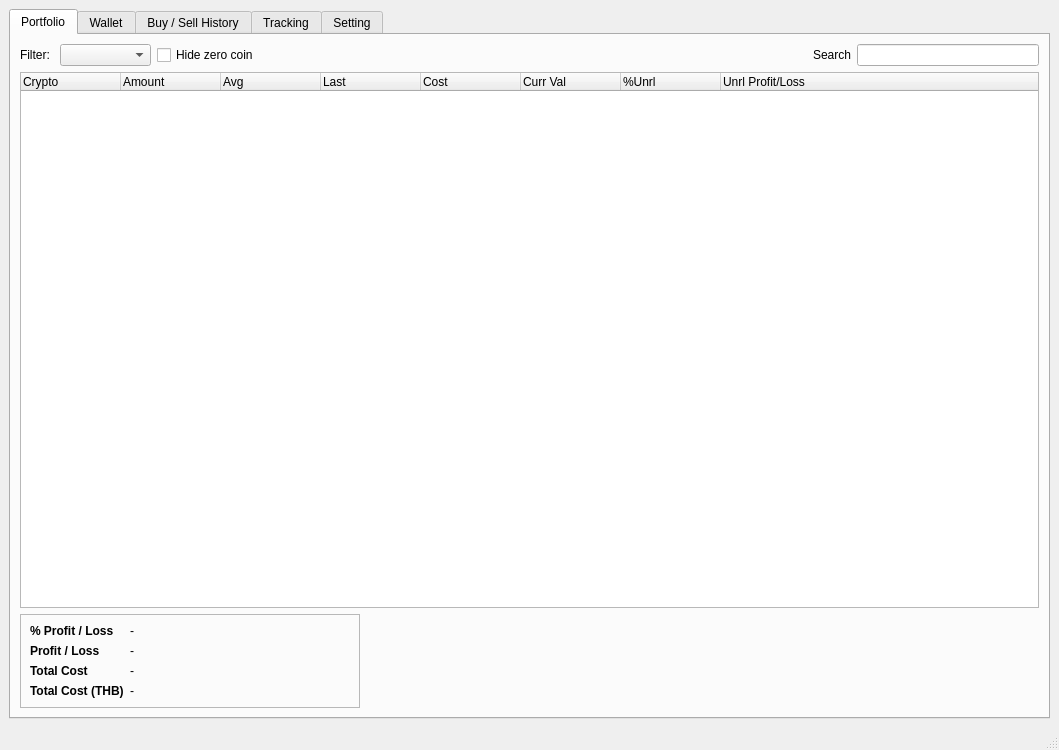
<?xml version="1.0" encoding="UTF-8"?>
<ui version="4.0">
 <class>CVCryptoTracker</class>
 <widget class="QMainWindow" name="CVCryptoTracker">
  <property name="geometry">
   <rect>
    <x>0</x>
    <y>0</y>
    <width>1059</width>
    <height>750</height>
   </rect>
  </property>
  <property name="windowTitle">
   <string>CV Crypto Tracker v.0.0.1</string>
  </property>
  <widget class="QWidget" name="centralwidget">
   <layout class="QVBoxLayout" name="verticalLayout_4">
    <item>
     <widget class="QTabWidget" name="tabWidget">
      <property name="currentIndex">
       <number>0</number>
      </property>
      <widget class="QWidget" name="portfolio_tab">
       <attribute name="title">
        <string>Portfolio</string>
       </attribute>
       <layout class="QVBoxLayout" name="verticalLayout_6">
        <item>
         <layout class="QHBoxLayout" name="filter_hlayout_5" stretch="0,1,0,6,0,2">
          <item>
           <widget class="QLabel" name="filter_label_5">
            <property name="text">
             <string>Filter: </string>
            </property>
           </widget>
          </item>
          <item>
           <widget class="QComboBox" name="crypto_filter_comboBox"/>
          </item>
          <item>
           <widget class="QCheckBox" name="active_checkBox">
            <property name="text">
             <string>Hide zero coin</string>
            </property>
           </widget>
          </item>
          <item>
           <spacer name="horizontalSpacer_8">
            <property name="orientation">
             <enum>Qt::Horizontal</enum>
            </property>
            <property name="sizeHint" stdset="0">
             <size>
              <width>40</width>
              <height>20</height>
             </size>
            </property>
           </spacer>
          </item>
          <item>
           <widget class="QLabel" name="label_12">
            <property name="text">
             <string>Search</string>
            </property>
           </widget>
          </item>
          <item>
           <widget class="QLineEdit" name="text_search_lineEdit"/>
          </item>
         </layout>
        </item>
        <item>
         <widget class="QTreeWidget" name="portfolio_treeWidget">
          <column>
           <property name="text">
            <string>Crypto</string>
           </property>
          </column>
          <column>
           <property name="text">
            <string>Amount</string>
           </property>
          </column>
          <column>
           <property name="text">
            <string>Avg</string>
           </property>
          </column>
          <column>
           <property name="text">
            <string>Last</string>
           </property>
          </column>
          <column>
           <property name="text">
            <string>Cost</string>
           </property>
          </column>
          <column>
           <property name="text">
            <string>Curr Val</string>
           </property>
          </column>
          <column>
           <property name="text">
            <string>%Unrl</string>
           </property>
          </column>
          <column>
           <property name="text">
            <string>Unrl Profit/Loss</string>
           </property>
          </column>
         </widget>
        </item>
        <item>
         <layout class="QHBoxLayout" name="summary_layout" stretch="1,2">
          <item>
           <widget class="QFrame" name="summary_frame">
            <property name="frameShape">
             <enum>QFrame::StyledPanel</enum>
            </property>
            <property name="frameShadow">
             <enum>QFrame::Sunken</enum>
            </property>
            <layout class="QVBoxLayout" name="frame_layout">
             <item>
              <layout class="QGridLayout" name="detail_gridlayout" columnstretch="1,4">
               <item row="0" column="0">
                <widget class="QLabel" name="title1_label">
                 <property name="font">
                  <font>
                   <weight>75</weight>
                   <bold>true</bold>
                  </font>
                 </property>
                 <property name="text">
                  <string>% Profit / Loss</string>
                 </property>
                </widget>
               </item>
               <item row="1" column="1">
                <widget class="QLabel" name="value2_label">
                 <property name="text">
                  <string>-</string>
                 </property>
                </widget>
               </item>
               <item row="1" column="0">
                <widget class="QLabel" name="title2_label">
                 <property name="font">
                  <font>
                   <weight>75</weight>
                   <bold>true</bold>
                  </font>
                 </property>
                 <property name="text">
                  <string>Profit / Loss</string>
                 </property>
                </widget>
               </item>
               <item row="2" column="0">
                <widget class="QLabel" name="title3_label">
                 <property name="font">
                  <font>
                   <weight>75</weight>
                   <bold>true</bold>
                  </font>
                 </property>
                 <property name="text">
                  <string>Total Cost</string>
                 </property>
                </widget>
               </item>
               <item row="0" column="1">
                <widget class="QLabel" name="value1_label">
                 <property name="text">
                  <string>-</string>
                 </property>
                </widget>
               </item>
               <item row="3" column="0">
                <widget class="QLabel" name="title4_label">
                 <property name="font">
                  <font>
                   <weight>75</weight>
                   <bold>true</bold>
                  </font>
                 </property>
                 <property name="text">
                  <string>Total Cost (THB)</string>
                 </property>
                </widget>
               </item>
               <item row="2" column="1">
                <widget class="QLabel" name="value3_label">
                 <property name="text">
                  <string>-</string>
                 </property>
                </widget>
               </item>
               <item row="3" column="1">
                <widget class="QLabel" name="value4_label">
                 <property name="text">
                  <string>-</string>
                 </property>
                </widget>
               </item>
              </layout>
             </item>
            </layout>
           </widget>
          </item>
          <item>
           <spacer name="horizontalSpacer">
            <property name="orientation">
             <enum>Qt::Horizontal</enum>
            </property>
            <property name="sizeHint" stdset="0">
             <size>
              <width>40</width>
              <height>20</height>
             </size>
            </property>
           </spacer>
          </item>
         </layout>
        </item>
       </layout>
      </widget>
      <widget class="QWidget" name="wallet_tab">
       <attribute name="title">
        <string>Wallet</string>
       </attribute>
       <layout class="QVBoxLayout" name="verticalLayout_3">
        <item>
         <widget class="QTreeWidget" name="wallet_treeWidget">
          <column>
           <property name="text">
            <string notr="true">1</string>
           </property>
          </column>
         </widget>
        </item>
        <item>
         <widget class="QFrame" name="frame">
          <property name="frameShape">
           <enum>QFrame::StyledPanel</enum>
          </property>
          <property name="frameShadow">
           <enum>QFrame::Sunken</enum>
          </property>
          <layout class="QVBoxLayout" name="verticalLayout_2">
           <item>
            <layout class="QHBoxLayout" name="channel_hlayout" stretch="1,1,1,10">
             <item>
              <widget class="QLabel" name="channel_label">
               <property name="text">
                <string>Channel</string>
               </property>
              </widget>
             </item>
             <item>
              <widget class="QRadioButton" name="p2p_radioButton">
               <property name="text">
                <string>P2P</string>
               </property>
               <property name="checked">
                <bool>true</bool>
               </property>
              </widget>
             </item>
             <item>
              <widget class="QRadioButton" name="visa_radioButton">
               <property name="text">
                <string>Visa</string>
               </property>
              </widget>
             </item>
             <item>
              <spacer name="horizontalSpacer_2">
               <property name="orientation">
                <enum>Qt::Horizontal</enum>
               </property>
               <property name="sizeHint" stdset="0">
                <size>
                 <width>40</width>
                 <height>20</height>
                </size>
               </property>
              </spacer>
             </item>
            </layout>
           </item>
           <item>
            <widget class="Line" name="line">
             <property name="orientation">
              <enum>Qt::Horizontal</enum>
             </property>
            </widget>
           </item>
           <item>
            <layout class="QGridLayout" name="add_gridLayout" columnstretch="1,2,1,2,1,2,1,6">
             <item row="0" column="0">
              <widget class="QLabel" name="cur1_label">
               <property name="text">
                <string>THB : </string>
               </property>
               <property name="alignment">
                <set>Qt::AlignRight|Qt::AlignTrailing|Qt::AlignVCenter</set>
               </property>
              </widget>
             </item>
             <item row="0" column="2">
              <widget class="QLabel" name="cur2_label">
               <property name="text">
                <string>USDT : </string>
               </property>
               <property name="alignment">
                <set>Qt::AlignRight|Qt::AlignTrailing|Qt::AlignVCenter</set>
               </property>
              </widget>
             </item>
             <item row="0" column="4">
              <widget class="QLabel" name="rate_label">
               <property name="text">
                <string>Rate : </string>
               </property>
               <property name="alignment">
                <set>Qt::AlignRight|Qt::AlignTrailing|Qt::AlignVCenter</set>
               </property>
              </widget>
             </item>
             <item row="0" column="1">
              <widget class="QLineEdit" name="cur1_lineEdit"/>
             </item>
             <item row="0" column="3">
              <widget class="QLineEdit" name="cur2_lineEdit"/>
             </item>
             <item row="0" column="6">
              <widget class="QPushButton" name="add_pushButton">
               <property name="minimumSize">
                <size>
                 <width>0</width>
                 <height>30</height>
                </size>
               </property>
               <property name="maximumSize">
                <size>
                 <width>60</width>
                 <height>16777215</height>
                </size>
               </property>
               <property name="text">
                <string>Add</string>
               </property>
              </widget>
             </item>
             <item row="0" column="7">
              <spacer name="horizontalSpacer_4">
               <property name="orientation">
                <enum>Qt::Horizontal</enum>
               </property>
               <property name="sizeHint" stdset="0">
                <size>
                 <width>40</width>
                 <height>20</height>
                </size>
               </property>
              </spacer>
             </item>
             <item row="0" column="5">
              <widget class="QLineEdit" name="rate_lineEdit"/>
             </item>
            </layout>
           </item>
          </layout>
         </widget>
        </item>
       </layout>
      </widget>
      <widget class="QWidget" name="buy_sell_tab">
       <attribute name="title">
        <string>Buy / Sell History</string>
       </attribute>
       <layout class="QVBoxLayout" name="verticalLayout_8" stretch="6,1">
        <item>
         <widget class="QTreeWidget" name="history_treeWidget">
          <column>
           <property name="text">
            <string notr="true">1</string>
           </property>
          </column>
         </widget>
        </item>
        <item>
         <widget class="QFrame" name="frame_2">
          <property name="frameShape">
           <enum>QFrame::StyledPanel</enum>
          </property>
          <property name="frameShadow">
           <enum>QFrame::Sunken</enum>
          </property>
          <layout class="QVBoxLayout" name="verticalLayout">
           <item>
            <widget class="QTabWidget" name="history_tabWidget">
             <property name="currentIndex">
              <number>0</number>
             </property>
             <widget class="QWidget" name="buy_tab">
              <attribute name="title">
               <string>Buy</string>
              </attribute>
              <layout class="QVBoxLayout" name="verticalLayout_9">
               <item>
                <layout class="QHBoxLayout" name="horizontalLayout_2" stretch="1,2,1,2,1,2,1,6">
                 <item>
                  <widget class="QLabel" name="buy_label">
                   <property name="text">
                    <string>USDT: </string>
                   </property>
                  </widget>
                 </item>
                 <item>
                  <widget class="QLineEdit" name="buy1_lineEdit"/>
                 </item>
                 <item>
                  <widget class="QLabel" name="label_4">
                   <property name="text">
                    <string>Amount THB</string>
                   </property>
                  </widget>
                 </item>
                 <item>
                  <widget class="QLineEdit" name="buy2_lineEdit"/>
                 </item>
                 <item>
                  <widget class="QLabel" name="label_6">
                   <property name="text">
                    <string>Receive USDT</string>
                   </property>
                  </widget>
                 </item>
                 <item>
                  <widget class="QLineEdit" name="buy3_lineEdit"/>
                 </item>
                 <item>
                  <widget class="QPushButton" name="buy_pushButton">
                   <property name="text">
                    <string>Submit</string>
                   </property>
                  </widget>
                 </item>
                 <item>
                  <spacer name="horizontalSpacer_9">
                   <property name="orientation">
                    <enum>Qt::Horizontal</enum>
                   </property>
                   <property name="sizeHint" stdset="0">
                    <size>
                     <width>40</width>
                     <height>20</height>
                    </size>
                   </property>
                  </spacer>
                 </item>
                </layout>
               </item>
              </layout>
             </widget>
             <widget class="QWidget" name="sell_tab">
              <attribute name="title">
               <string>Sell</string>
              </attribute>
              <layout class="QVBoxLayout" name="verticalLayout_7">
               <item>
                <layout class="QHBoxLayout" name="sell_hLayout" stretch="1,2,1,2,1,2,1,2,1,6">
                 <item>
                  <widget class="QLabel" name="label_5">
                   <property name="text">
                    <string>Crypto</string>
                   </property>
                  </widget>
                 </item>
                 <item>
                  <widget class="QLineEdit" name="lineEdit_5"/>
                 </item>
                 <item>
                  <widget class="QLabel" name="label_7">
                   <property name="text">
                    <string>Amount</string>
                   </property>
                  </widget>
                 </item>
                 <item>
                  <widget class="QLineEdit" name="lineEdit_6"/>
                 </item>
                 <item>
                  <widget class="QLabel" name="label_8">
                   <property name="text">
                    <string>Price</string>
                   </property>
                  </widget>
                 </item>
                 <item>
                  <widget class="QLineEdit" name="lineEdit_7"/>
                 </item>
                 <item>
                  <widget class="QLabel" name="label_9">
                   <property name="text">
                    <string>USDT</string>
                   </property>
                  </widget>
                 </item>
                 <item>
                  <widget class="QLineEdit" name="lineEdit_8"/>
                 </item>
                 <item>
                  <widget class="QPushButton" name="sell_push">
                   <property name="text">
                    <string>Submit</string>
                   </property>
                  </widget>
                 </item>
                 <item>
                  <spacer name="horizontalSpacer_10">
                   <property name="orientation">
                    <enum>Qt::Horizontal</enum>
                   </property>
                   <property name="sizeHint" stdset="0">
                    <size>
                     <width>40</width>
                     <height>20</height>
                    </size>
                   </property>
                  </spacer>
                 </item>
                </layout>
               </item>
              </layout>
             </widget>
            </widget>
           </item>
          </layout>
         </widget>
        </item>
       </layout>
      </widget>
      <widget class="QWidget" name="tracking_tab">
       <attribute name="title">
        <string>Tracking</string>
       </attribute>
       <layout class="QVBoxLayout" name="verticalLayout_5">
        <item>
         <layout class="QHBoxLayout" name="filter_hlayout_3" stretch="0,1,6,0,2">
          <item>
           <widget class="QLabel" name="filter_label_3">
            <property name="text">
             <string>Filter: </string>
            </property>
           </widget>
          </item>
          <item>
           <widget class="QComboBox" name="filter_comboBox"/>
          </item>
          <item>
           <spacer name="horizontalSpacer_6">
            <property name="orientation">
             <enum>Qt::Horizontal</enum>
            </property>
            <property name="sizeHint" stdset="0">
             <size>
              <width>40</width>
              <height>20</height>
             </size>
            </property>
           </spacer>
          </item>
          <item>
           <widget class="QLabel" name="label_10">
            <property name="text">
             <string>Search</string>
            </property>
           </widget>
          </item>
          <item>
           <widget class="QLineEdit" name="search_lineEdit"/>
          </item>
         </layout>
        </item>
        <item>
         <widget class="QTreeWidget" name="track_treeWidget">
          <column>
           <property name="text">
            <string notr="true">1</string>
           </property>
          </column>
         </widget>
        </item>
       </layout>
      </widget>
      <widget class="QWidget" name="setting_tab">
       <attribute name="title">
        <string>Setting</string>
       </attribute>
      </widget>
     </widget>
    </item>
   </layout>
  </widget>
  <widget class="QMenuBar" name="menubar">
   <property name="geometry">
    <rect>
     <x>0</x>
     <y>0</y>
     <width>1059</width>
     <height>21</height>
    </rect>
   </property>
  </widget>
  <widget class="QStatusBar" name="statusbar"/>
 </widget>
 <tabstops>
  <tabstop>tabWidget</tabstop>
  <tabstop>portfolio_treeWidget</tabstop>
  <tabstop>wallet_treeWidget</tabstop>
  <tabstop>p2p_radioButton</tabstop>
  <tabstop>visa_radioButton</tabstop>
  <tabstop>cur1_lineEdit</tabstop>
  <tabstop>cur2_lineEdit</tabstop>
  <tabstop>rate_lineEdit</tabstop>
  <tabstop>add_pushButton</tabstop>
  <tabstop>history_treeWidget</tabstop>
  <tabstop>history_tabWidget</tabstop>
  <tabstop>buy1_lineEdit</tabstop>
  <tabstop>buy2_lineEdit</tabstop>
  <tabstop>buy3_lineEdit</tabstop>
  <tabstop>buy_pushButton</tabstop>
  <tabstop>lineEdit_5</tabstop>
  <tabstop>lineEdit_6</tabstop>
  <tabstop>lineEdit_7</tabstop>
  <tabstop>lineEdit_8</tabstop>
  <tabstop>sell_push</tabstop>
 </tabstops>
 <resources/>
 <connections/>
</ui>
